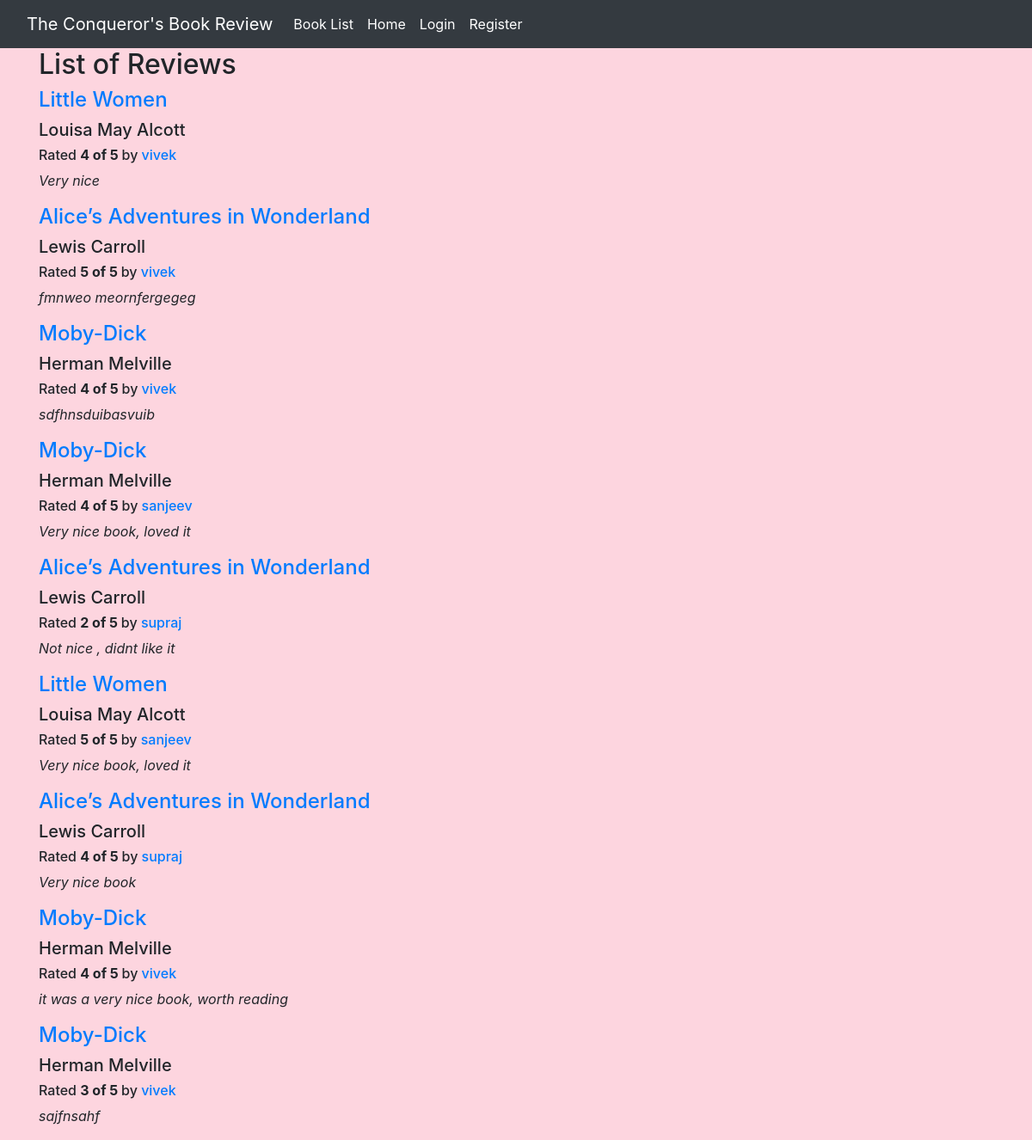
The page / on the database its author committed.
### reviews/models.py (models this page shows, shortened)
class Review(models.Model):
    RATING_CHOICES = (
        (1, '1'),
        (2, '2'),
        (3, '3'),
        (4, '4'),
        (5, '5'),
    )
    book = models.ForeignKey(Book, on_delete=models.DO_NOTHING,)
    pub_date = models.DateTimeField('date published')
    user_name = models.ForeignKey(User,to_field='username',on_delete=models.CASCADE)
    comment = models.CharField(max_length=200)
    rating = models.IntegerField(choices=RATING_CHOICES)

class Book(models.Model):
    name = models.CharField(max_length=200)
    author = models.CharField(max_length=200, default='Anonymous')

### reviews/views.py (the view)
# urls.py: path('', views.review_list, name='review_list'),
def review_list(request):
    latest_review_list = Review.objects.order_by('-pub_date')[:9]
    context = {'latest_review_list':latest_review_list}
    return render(request, 'reviews/review_list.html', context)

### reviews/templates/reviews/review_list.html (shortened to what this page needs)
{% extends 'base.html' %}
{% block content %}
<h2>List of Reviews</h2>
{% if latest_review_list %}
<div>
    {% for review in latest_review_list %}
    <div>
        <h4><a href="{% url 'reviews:review_detail' review.id %}">
        {{ review.book.name }}
        </a></h4>
        <h5>{{ review.book.author }} </h5>
        <h6>Rated <b>{{ review.rating }} of 5 </b> by <a href="{% url 'reviews:user_review_list' review.user_name %}" >{{ review.user_name }}</a></h6>
        <p><i>{{ review.comment }}</i></p>
    </div>
    {% endfor %}
</div>
{% else %}
<p>No reviews are available.</p>
{% endif %}
{% endblock %}

### reviews/templates/base.html (shortened to what this page needs)
<!DOCTYPE html>
<html lang="en">
  <head>
    <link rel="stylesheet" href="https://cdn.jsdelivr.net/npm/bootstrap@4.4.1/dist/css/bootstrap.min.css">
  </head>
  <body style="background-color:#fdd5df;">
    <nav class="navbar navbar-expand-lg bg-dark">
      <div class="container-fluid">
        <div class="navbar-header">
            <a class="navbar-brand text-white" href="{% url 'reviews:review_list' %}">The Conqueror's Book Review</a>
        </div>
        <div id="navbar" class="navbar-collapse collapse">
            <ul class="nav navbar-nav">
                <li class="nav-item"><a class="nav-link text-white"href="{% url 'reviews:book_list' %}">Book List</a></li>
                <li class="nav-item"><a class="nav-link text-white"href="{% url 'reviews:review_list' %}">Home</a></li>
            {% if user.is_authenticated %}
                <li class="nav-item"><a class="nav-link text-white"href="{% url 'reviews:user_review_list' user.username %}">Hello {{ user.username }}</a></li>
                <li class="nav-item"><a class="nav-link text-white"href="{% url 'logout' %}">Logout</a></li>
                {% else %}
                <li class="nav-item text-white"><a class="nav-link text-white"href="{% url 'login' %}">Login</a></li>
                <li class="nav-item"><a class="nav-link text-white"href="{%url 'registration'%}">Register</a></li>
                {% endif %}
            </ul>
        </div>
</div>
</nav>
<div class="container">
  {% block content %}(no content){% endblock %}
</div>
  </body>
</html>

### rows shown on the page
Review: book.name "Little Women", book.author "Louisa May Alcott", rating "4", user_name "vivek", comment "Very nice"
Review: book.name "Alice’s Adventures in Wonderland", book.author "Lewis Carroll", rating "5", user_name "vivek", comment "fmnweo meornfergegeg"
Review: book.name "Moby-Dick", book.author "Herman Melville", rating "4", user_name "vivek", comment "sdfhnsduibasvuib"
Review: book.name "Moby-Dick", book.author "Herman Melville", rating "4", user_name "sanjeev", comment "Very nice book, loved it"
Review: book.name "Alice’s Adventures in Wonderland", book.author "Lewis Carroll", rating "2", user_name "supraj", comment "Not nice , didnt like it"
Review: book.name "Little Women", book.author "Louisa May Alcott", rating "5", user_name "sanjeev", comment "Very nice book, loved it"
Review: book.name "Alice’s Adventures in Wonderland", book.author "Lewis Carroll", rating "4", user_name "supraj", comment "Very nice book"
Review: book.name "Moby-Dick", book.author "Herman Melville", rating "4", user_name "vivek", comment "it was a very nice book, worth reading"
Review: book.name "Moby-Dick", book.author "Herman Melville", rating "3", user_name "vivek", comment "sajfnsahf"
